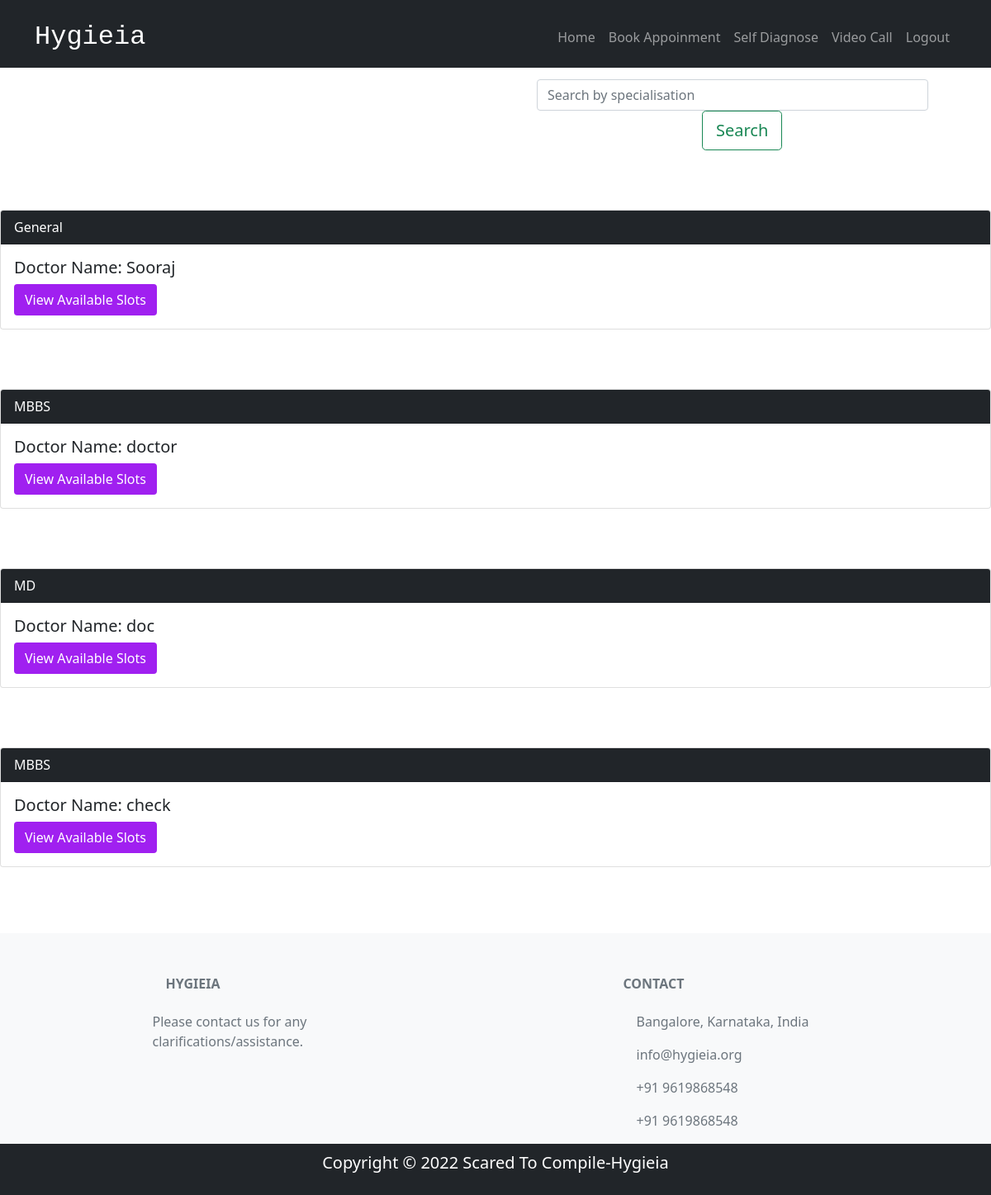
Page /patient/book_appoinment/ on the committed database.
### register_login/models.py (models this page shows)
class Doctor(models.Model):
    user = models.OneToOneField(User, on_delete=models.CASCADE, primary_key=True)
    specialisation = models.CharField(max_length=255)

class User(AbstractUser):
    is_doctor = models.BooleanField(default=False)
    is_patient = models.BooleanField(default=False)
    Specialisation = models.CharField(max_length=255,default='')
    Aadhaar_ID = models.CharField(max_length=12,default='')

### patient/views.py (the view, shortened to what this page needs)
# urls.py: path('book_appoinment/',views.book_appoinment,name="book_appoinment"),
def book_appoinment(request):
    if "name" in request.GET:#chosen a doctor
        doc_name = request.GET["name"]
        return patient_view_slots(request,doc_name)
    d = Doctor.objects.all()
    for i in d:
        print(i.user.username,i.specialisation)
    if "specialisation" in request.GET:#searching based on specialisation
        print("searching")
        d=d.filter(specialisation = request.GET["specialisation"])
    return render(request, 'patient/book_appoinment.html',{"available_doctors":d})

### patient/templates/patient/book_appoinment.html (shortened to what this page needs)
{%extends "patient/home.html" %}
{%load static%}
{%block content%}
     <br><br><br><br>
      <form id="form" style="display:inline-block;">
        <input type="search" id="query" name="specialisation" placeholder="Search by specialisation" class="form-control ds-input" style="width:50%;margin-left:650px;"><span><button class="btn btn-outline-success btn-lg"style="margin-left:850px;" >Search</button></span
        <br/>
      </form>
      <br><br><br><br>
        {% for doc in available_doctors %}
         <div class="card">
            <div class="card-header bg-dark text-white align-items: center;">
            {{doc.specialisation}}
            </div>
            <div class="card-body">
            <form id="doc">
               <h5 class="card-title"><span>Doctor Name: </span>{{doc.user.username}}</h5>
               <input type="submit" class="btn" style="color:white;background-color:#A020F0" value="View Available Slots" >
            </form>
            </div>
         </div>
      <br><br><br>
   </div>
        {%endfor %}
{%endblock content%}

### rows in the picture
Doctor: specialisation "General", user.username "Sooraj"
Doctor: specialisation "MBBS", user.username "doctor"
Doctor: specialisation "MD", user.username "doc"
Doctor: specialisation "MBBS", user.username "check"
